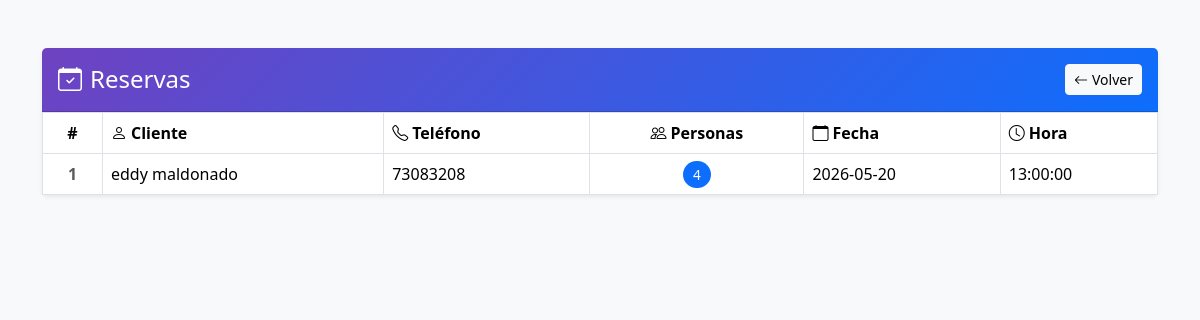
/admin/reservas/index.php (signed in), run on the app's committed database.
### tables this page shows
CREATE TABLE `reservas` (
  `id` int(11) NOT NULL,
  `nombre` varchar(100) DEFAULT NULL,
  `telefono` varchar(30) DEFAULT NULL,
  `personas` int(11) DEFAULT NULL,
  `fecha` date DEFAULT NULL,
  `hora` time DEFAULT NULL,
  `estado` varchar(30) DEFAULT 'Pendiente'
);

### admin/reservas/index.php (the view, shortened to what this page needs)
<?php
include("../../config/conexion.php");
$sql = "SELECT * FROM reservas ORDER BY id DESC";
$resultado = $conn->query($sql);
?>
<!DOCTYPE html>
<html>
<head>
    <link href="https://cdn.jsdelivr.net/npm/bootstrap@5.3.3/dist/css/bootstrap.min.css" rel="stylesheet">
    <link href="https://cdn.jsdelivr.net/npm/bootstrap-icons@1.11.3/font/bootstrap-icons.min.css" rel="stylesheet">
</head>
<body>
<div class="container mt-5 mb-5">
    <div class="card shadow-sm border-0">
        <div class="card-header text-white py-3">
            <div class="d-flex justify-content-between align-items-center">
                <h4 class="mb-0">
                    <i class="bi bi-calendar-check me-2"></i>Reservas
                </h4>
                <a href="../dashboard.php" class="btn btn-light btn-sm">
                    <i class="bi bi-arrow-left me-1"></i>Volver
                </a>
            </div>
        </div>
        <div class="card-body p-0">
            <div class="table-responsive">
                <table class="table table-bordered table-hover mb-0">
                    <thead>
                        <tr>
                            <th class="text-center" style="width:60px;">#</th>
                            <th><i class="bi bi-person me-1"></i>Cliente</th>
                            <th><i class="bi bi-telephone me-1"></i>Teléfono</th>
                            <th class="text-center"><i class="bi bi-people me-1"></i>Personas</th>
                            <th><i class="bi bi-calendar me-1"></i>Fecha</th>
                            <th><i class="bi bi-clock me-1"></i>Hora</th>
                        </tr>
                    </thead>
                    <tbody>
                        <?php while($fila = $resultado->fetch_assoc()){ ?>
                        <tr>
                            <td class="text-center text-muted fw-bold"><?php echo $fila['id']; ?></td>
                            <td><?php echo $fila['nombre']; ?></td>
                            <td><?php echo $fila['telefono']; ?></td>
                            <td class="text-center">
                                <span class="badge-personas"><?php echo $fila['personas']; ?></span>
                            </td>
                            <td><?php echo $fila['fecha']; ?></td>
                            <td><?php echo $fila['hora']; ?></td>
                        </tr>
                        <?php } ?>
                    </tbody>
                </table>
            </div>
        </div>
    </div>
</div>
</body>
</html>

### admin/reservas/index.php (style rules this page uses)
body { background-color: #f8f9fa; }
.card-header { background: linear-gradient(135deg, #6f42c1, #0d6efd); }
.table thead { background-color: #343a40; color: #fff; }
.badge-personas { background-color: #0d6efd; color: white; padding: 4px 10px; border-radius: 20px; font-size: 0.85rem; }

### data on the page
reservas: id "1", nombre "eddy maldonado", telefono "73083208", personas "4", fecha "2026-05-20", hora "13:00:00"
